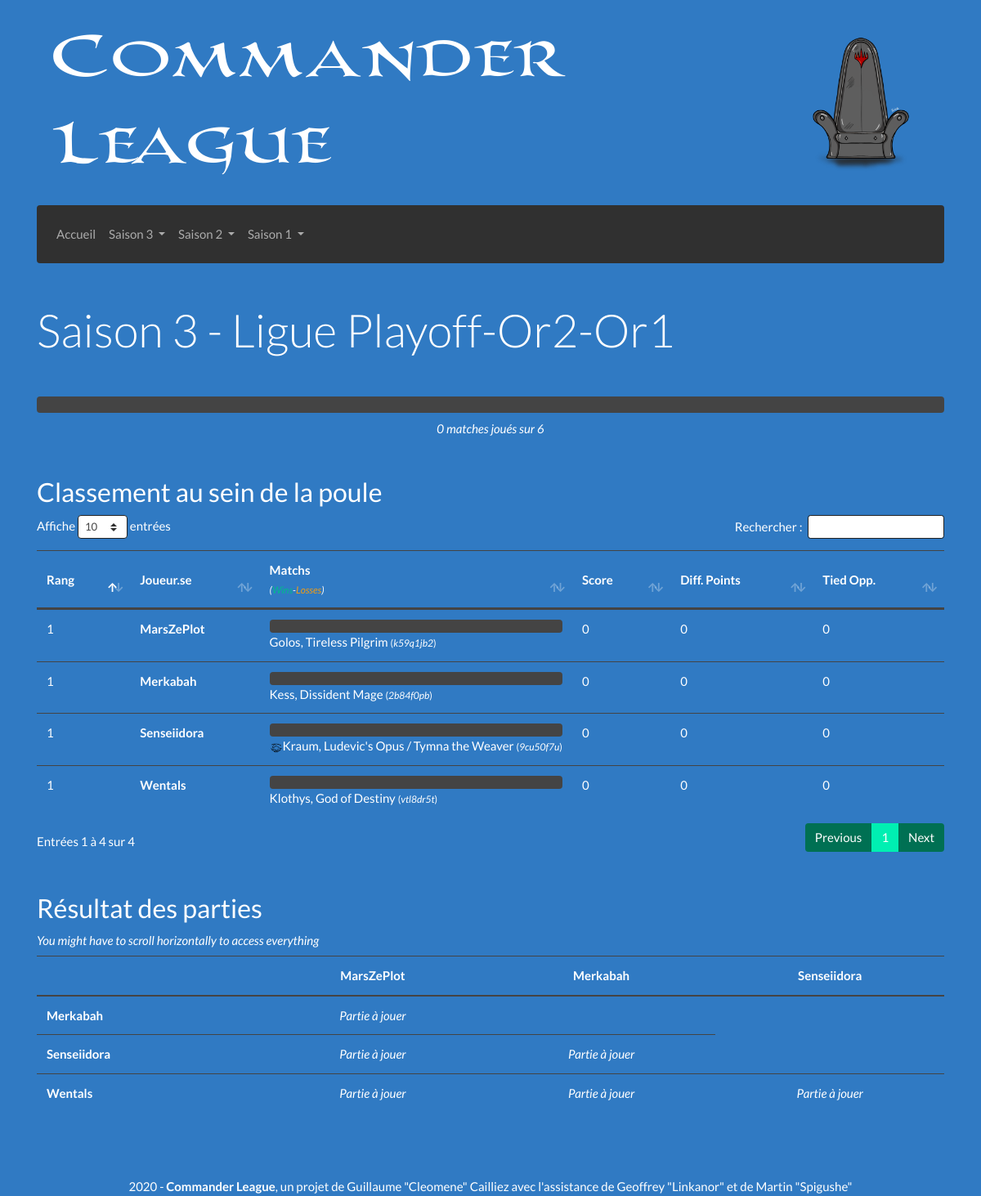
The page /Saison-3/Ligue-Playoff-Or2-Or1 on the database its author committed.
### tables this page shows
CREATE TABLE "decks" (
	"id_deck"	INTEGER PRIMARY KEY AUTOINCREMENT,
	"id_discord"	TEXT NOT NULL,
	"est_joue"	INTEGER NOT NULL,
	"cle_MV"	INTEGER NOT NULL,
	"hash"	TEXT NOT NULL,
	"liste"	TEXT NOT NULL,
	"general"	TEXT NOT NULL
);

### Afficher/Elements/Vue/Vue_Poule.php (called while the page is built)
<?php
function Affichage ($helper) {
	$affichage  = progressLigue($helper);
	$affichage .= afficherTableauClassement($helper);
	$affichage .= afficherTableauResultats($helper);
	return $affichage;
}

### Afficher/Controleur.php (called while the page is built, shortened)
<?php
function getContenu ()
{
	if (isset($_GET['saison']) && isset($_GET['ligue']))
	{
		$ligue = stripslashes($_GET['ligue']);
		if (preg_match("/Placement/", $ligue))
		{
			require_once 'Afficher/Pages/Placement/Controleur.php';
		}
		else if (preg_match("/Playoff/", $ligue))
		{
			require_once 'Afficher/Pages/Playoff/Controleur.php';
		}
		else
		{
			require_once 'Afficher/Pages/Ligue/Controleur.php';
		}
	}
	return Affichage($helper);
}
require_once 'Afficher/Vue.php';

### Afficher/Vue.php (called while the page is built)
<?php
$contenu = getContenu();
require_once 'Afficher/Elements/Gabarit.php';

### index.php (called while the page is built, shortened)
<?php
require_once 'Controleur.php';

### Afficher/Elements/Barres/BarreJoueur.php (called while the page is built)
<?php
require_once "Afficher/Elements/Barres/Vue_BarreJoueur.php";
function afficherBarreJoueur ($helper, $pseudo) {
	$nombreJoueurs = $helper['infos']['nbDecks'];
	$nombreMatches = $nombreJoueurs - 1;
	$widthMatch = round(100/$nombreMatches,2);
	$victoires = $helper[$pseudo]['victoires'];
	$defaites  = $helper[$pseudo]['defaites'];
	return barreJoueur($victoires , $defaites , $widthMatch);
}
?>

### Modele.php (called while the page is built, shortened)
<?php
function getBdd() {
	$bdd = new PDO("sqlite:BD/database.sqlite");
	    $bdd->setAttribute(PDO::ATTR_DEFAULT_FETCH_MODE, PDO::FETCH_ASSOC);
	    $bdd->setAttribute(PDO::ATTR_ERRMODE, PDO::ERRMODE_EXCEPTION);
	$bdd->query($_SESSION['dicoTables']['tableParticipants']);
	$bdd->query($_SESSION['dicoTables']['tableRoles']);
	$bdd->query($_SESSION['dicoTables']['tableDecks']);
	$bdd->query($_SESSION['dicoTables']['tableResultats']);
	$bdd->query($_SESSION['dicoTables']['tableLigues']);
	return $bdd;
}
function executerRequete($sql, $params = null) {
	if ($params == null) {
		$resultat = getBdd()->query($sql);
	} else {
		$resultat = getBdd()->prepare($sql);
		$resultat->execute($params);
	}
	return $resultat;
}

### Afficher/Elements/Helpers/Details.php (called while the page is built, shortened)
<?php
$helper = array();
$sql = "SELECT liste_decks FROM ligues
		WHERE num_saison = :s AND nom_ligue = :l;";
$helper['infos']['saison'] = $_GET['saison'];
$helper['infos']['ligue']  = ($_GET['saison'] < 3) ? preg_split("/-/",$_GET['ligue'])[0] : $_GET['ligue'];
$donnees = array(
	':l' => $_GET['ligue'],
	':s' => $helper['infos']['saison'],
);
$requete = executerRequete($sql,$donnees);
$resultat = $requete->fetch()['liste_decks'];
$_liste = preg_split('/, /i',$resultat);
$helper['infos']['decks'] = $_liste;
$_nbDecks = count($helper['infos']['decks']);
$helper['infos']['nbDecks'] = $_nbDecks;
$helper['infos']['max'] = $_nbDecks * ($_nbDecks - 1) / 2;
$helper['infos']['joues'] = 0;
$sql = "SELECT * FROM participants p
		JOIN decks d ON p.id_discord = d.id_discord
		WHERE d.id_deck = :id;";
for ($i = 0; $i < count($helper['infos']['decks']); $i++) {
	$requete = executerRequete($sql,array(':id'=>$helper['infos']['decks'][$i]));
	$resultat = $requete->fetch();
	$helper['infos']['pseudo'][] = $resultat['pseudo'];
	$helper['infos']['id_discord'][] = $resultat['id_discord'];
	$helper[$resultat['id_deck']] = array(
		'pseudo'		=> $resultat['pseudo'],
		'id_discord'	=> $resultat['id_discord'],
		'id_deck'		=> $resultat['id_deck'],
		'liste'			=> $resultat['liste'],
		'general'		=> $resultat['general'],
		'hash'			=> $resultat['hash'],
		'parties'		=> array(),
		'victoires'		=> 0,
		'defaites'		=> 0,
		'tiebreakers'	=> array(
			'matchPoints'			=> 0,
			'diffPoints'			=> 0,
			'tiedParticipants'		=> 0,
		),
	);
}

### Afficher/Pages/Playoff/Helper.php (called while the page is built)
<?php
if (preg_match("/-/",$_GET['ligue'])) {
	require_once "Afficher/Elements/Helpers/Details.php";
} else {
	require_once "Afficher/Elements/Helpers/Groupe.php";
}

### Afficher/Pages/Playoff/Controleur.php (called while the page is built, shortened)
<?php
require_once 'Afficher/Elements/Modele.php';
require_once 'Afficher/Pages/Playoff/Modele.php';
require_once 'Afficher/Pages/Playoff/Helper.php';

### Afficher/Pages/Playoff/Modele.php (called while the page is built, shortened)
<?php
function afficheGeneral ($texte) {
	$contraintes = "";
	if (preg_match('/\//i',$texte)) $contraintes .= "P";
	if ($contraintes == "") return $texte;
	if (preg_match('/p/i',$contraintes)) {
		$liste_partners = (preg_match('/c/i',$contraintes)) ? preg_split('/\(/',$texte)[0] : $texte;
		$partenaires = array(
			preg_split('/\/\//i',$liste_partners)[0],
			preg_split('/\/\//i',$liste_partners)[1]
		);
		$retour = imagePartenaires() . $partenaires[0] . " / " . $partenaires[1];
	}
	return $retour;
}

### Afficher/Elements/Tableaux/Vue_TableauClassement.php (the view)
<?php
function tableauClassement ($helper) {
	ob_start(); ?>
	<div class="table-responsive text-nowrap">
	<table id="tableClassement" class="table table-hover" aria-describedby="tableClassement">
		<thead>
			<tr>
				<th scope="col" class="sorting align-middle" aria-controls="tableClassement">Rang</th>
				<th scope="col" class="align-middle">Joueur.se</th>
				<th scope="col" class="align-middle col-2">
					Matchs<br>
					<i><small>(<span class="text-success">Wins</span>-<span class="text-warning">Losses</span>)</small></i>
				</th>
				<th scope="col" class="align-middle">
					Score
				</th>
				<th scope="col" class="align-middle">
					<span href="#" data-toggle="tooltip" title="Game won minus game lost">
						Diff. Points
					</span>
				</th>
				<th scope="col" class="align-middle">
					<span href="#" data-toggle="tooltip" title="Game won against tied opponents">
						Tied Opp.
					</span>
				</th>
			</tr>
		</thead>
		<tbody>
			<?php
			for ($i = 0; $i < count($helper['infos']['pseudo']); $i++) {
				$cle = $helper['infos']['pseudo'][$i];
			?>
			<tr>
				<td scope="row">
					<?= $helper['infos']['classement'][$cle] ?>
				</td>
				<td>
					<strong><?= $cle ?></strong>
				</td>
				<td>
					<?= afficherBarreJoueur($helper,$cle) ?>
					<?= afficheGeneral($helper[$cle]['general']) ?>
						<small>(<i><?= $helper[$cle]['hash'] ?></i>)</small>
				</td>
				<td>
					<?= $helper[$cle]['tiebreakers']['matchPoints'] ?>
				</td>
				<td>
					<?= $helper[$cle]['tiebreakers']['diffPoints'] ?>
				</td>
				<td>
					<?= $helper[$cle]['tiebreakers']['tiedParticipants'] ?>
				</td>
			</tr>
			<?php
			}
			?>
		</tbody>
	</table>
	</div>
	<?php return ob_get_clean();
}

### Afficher/CSS/overriding.css (style rules this page uses)
body { background-image: url('/Afficher/CSS/Images/Background.png'); background-color: #307AC3; background-size: 100%; }

### rows shown on the page
decks: general "Golos, Tireless Pilgrim", hash "k59q1jb2"
decks: general "Kess, Dissident Mage", hash "2b84f0pb"
decks: general "Kraum, Ludevic's Opus / Tymna the Weaver", hash "9cu50f7u"
decks: general "Klothys, God of Destiny", hash "vtl8dr5t"

### other values the page prints
$_GET['saison'] "3"
$_GET['ligue'] "Playoff-Or2-Or1"
$played "0"
$max "6"
$helper['infos']['classement'][$cle] "1"
$cle "MarsZePlot"
$helper[$cle]['tiebreakers']['matchPoints'] "0"
$helper[$cle]['tiebreakers']['diffPoints'] "0"
$helper[$cle]['tiebreakers']['tiedParticipants'] "0"
$cle "Merkabah"
$cle "Senseiidora"
$cle "Wentals"
